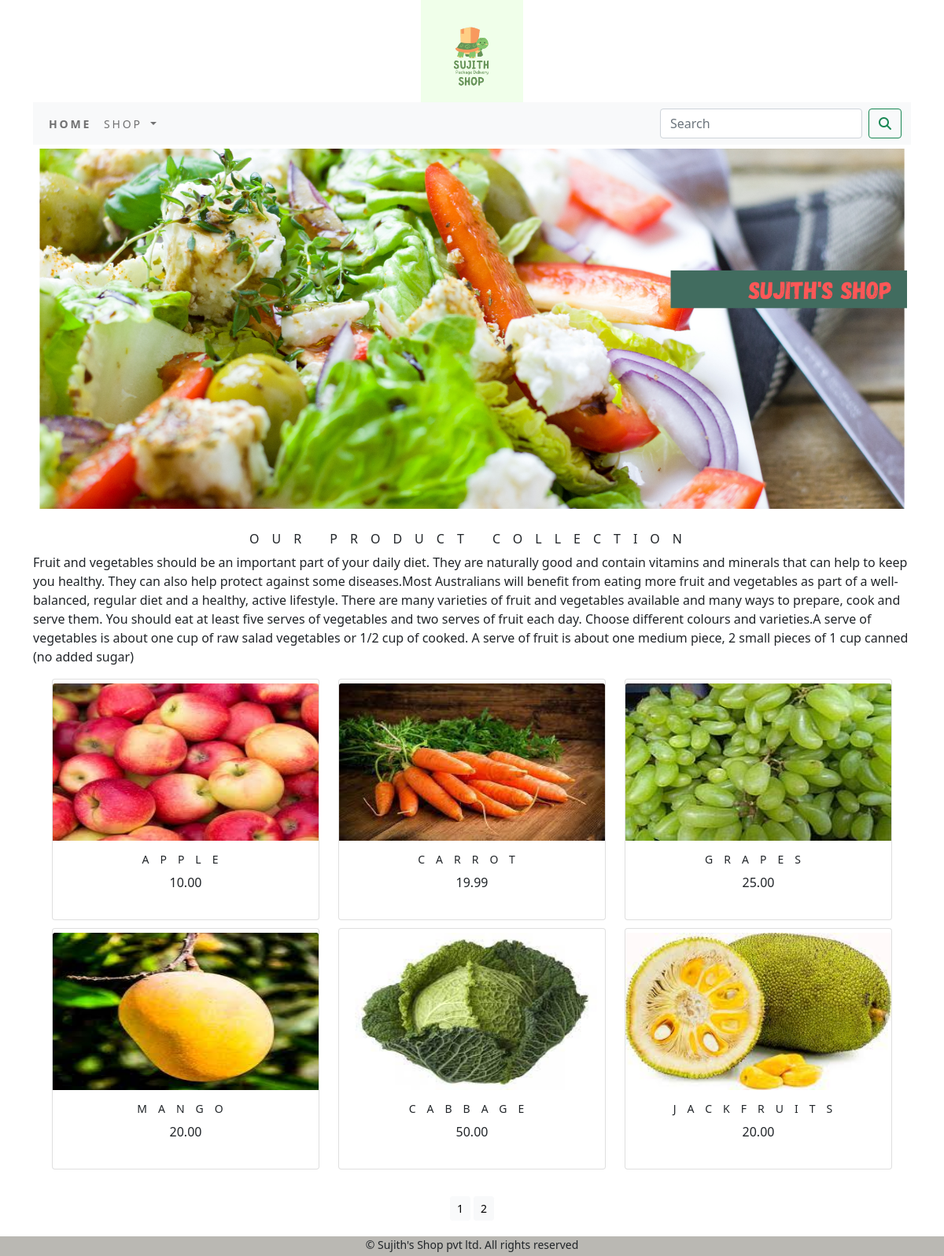
The page / on the database its author committed.
### ecapp/models.py (models this page shows, shortened)
class Products(models.Model):
    name = models.CharField(max_length=250, unique=True)
    slug = models.CharField(max_length=250, unique=True)
    description = models.TextField(blank=True)
    price = models.DecimalField(max_digits=10, decimal_places=2)
    category_model = models.ForeignKey(Category, on_delete=models.CASCADE)
    image = models.ImageField(upload_to='product', blank=True)
    stock = models.IntegerField()
    available = models.BooleanField(default=True)
    created = models.DateField(auto_now_add=True)
    updated = models.DateField(auto_now_add=True)
    class Meta:
        ordering = ('name', )
        verbose_name = 'Product'
        verbose_name_plural = 'Products'
    def get_url(self):
        return reverse('ecapp:product_details', args=[self.category_model.slug, self.slug])

### ecapp/views.py (the view)
# urls.py: path('', views.allProdCat, name='allProdCat'),
def allProdCat(request, c_slug=None):
    c_page = None
    product_list = None
    if c_slug is not None:
        c_page = get_object_or_404(Category, slug=c_slug)
        product_list = Products.objects.all().filter(category_model=c_page, available=True)
    else:
        product_list = Products.objects.all().filter(available=True)
    paginator = Paginator(product_list, 6)
    try:
        page = int(request.GET.get('page', '1'))
    except:
        page = 1
    try:
        products = paginator.page(page)
    except (EmptyPage, InvalidPage):
        products = Paginator.page(paginator.num_pages)
    return render(request, 'category.html', {'category': c_page, 'products': products})

### cartapp/context_processors.py (called while the page is built)
def counter(request):
    item_count =0
    if 'admin' in request.path:
        return {}
    else:
        try:
            cart = Cart.objects.filter(cart_id=_cart_id(request))
            cart_items = CartItems.objects.all().filter(cart=cart[:1])
            for cart_item in cart_items:
                item_count += cart_item.quantity
        except Cart.DoesNotExist:
            item_count = 0
    return dict(item_count=item_count)

### cartapp/views.py (called while the page is built)
def _cart_id(request):
    cart = request.session.session_key
    if not cart:
        cart = request.session.create()
    return cart

### ecapp/context_processors.py (called while the page is built)
def menu_link(request):
    link = Category.objects.all()
    return dict(link=link)

### ecapp/models.py (called while the page is built)
    def get_url(self):
        return reverse('ecapp:products_by_category', args=[self.slug])

### templates/category.html (shortened to what this page needs)
{% extends 'base.html' %}
{% load static %}
{% block content %}
{% if category %}
<div class="mx-auto">
    <img class="my_image" src="{{category.image.url}}" style="height:300px;" alt="{{category.name}}">
</div><br>
<div>
    <h1 class="text-center my_title">{{category.name}}</h1>
    <p class="text-justify">{{category.description}}</p>
</div>
{% else %}
<div>
    <img class="my_image my_image_padding" src="{% static 'img/banner.png' %}" alt="our product" width="1120px" style="margin-left:0px;">
</div><br>
<div>
    <h1 class="text-center my_title">Our product collection</h1>
    <p class="text-justify">Fruit and vegetables should be an important part of your daily diet. They are naturally good and contain vitamins and minerals that can help to keep you healthy. They can also help protect against some diseases.Most Australians will benefit from eating more fruit and vegetables as part of a well-balanced, regular diet and a healthy, active lifestyle. There are many varieties of fruit and vegetables available and many ways to prepare, cook and serve them.
You should eat at least five serves of vegetables and two serves of fruit each day. Choose different colours and varieties.A serve of vegetables is about one cup of raw salad vegetables or 1/2 cup of cooked.
A serve of fruit is about one medium piece, 2 small pieces of 1 cup canned (no added sugar)</p>
</div>
{% endif %}
<div class="container">
    <div class="row mx-auto">
        {% for product in products.object_list %}
            <div class="my_bottom_margin col-9 col-sm-12 col-md-4 col-md-4 col-lg-4">
                <div class="card text-center" style="min-width:18rem;">
                    <a href="{{product.get_url}}"><img class="card-img-top my_image he" src="{{product.image.url}}" alt="{{product.name}}"></a>
                    <div class="card-body">
                        <h4>{{product.name}}</h4>
                        <p>{{product.price}}</p><br>
                    </div>
                </div>
            </div>
        {% endfor %}
    </div>
    <div class="ma-auto">
        {% if products.paginator.num_pages > 1 %}
        <br>
        <div class="text-center">
            {% for pg in products.paginator.page_range %}
                <a href="?page={{pg}}" class="btn btn-light btn-sm {% if products.number == pg %} active {% endif %}">{{pg}}</a>
            {% endfor %}
        </div>
        {% endif %}
    </div>
</div>
{% endblock %}

### static/css/custom.css (style rules this page uses)
body { font-family: 'Abel', sans-serif; }
.my_image { width:100%; height:auto; }
.my_title { font-size:16px; text-transform:uppercase; letter-spacing:1em; }
.my_image_padding { padding:5px }
.my_bottom_margin { margin-bottom:10px; }
.card-body { height:100px; }
.card-body h4 { font-size:14px; text-transform: uppercase; letter-spacing:1em; }
.he { height:200px; margin-top:5px; }

### rows shown on the page
Products: image (picture), name "APPLE", price "10.00"
Products: image (picture), name "CARROT", price "19.99"
Products: image (picture), name "GRAPES", price "25.00"
Products: image (picture), name "MANGO", price "20.00"
Products: image (picture), name "CABBAGE", price "50.00"
Products: image (picture), name "JACKFRUITS", price "20.00"

### other values the page prints
{{ pg }} "1" "2"
